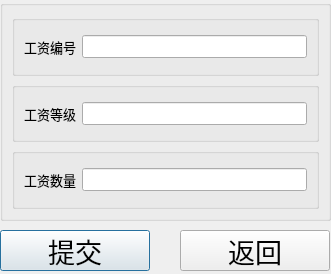
<?xml version="1.0" encoding="UTF-8"?>
<ui version="4.0">
 <class>Dialog</class>
 <widget class="QDialog" name="Dialog">
  <property name="geometry">
   <rect>
    <x>0</x>
    <y>0</y>
    <width>331</width>
    <height>274</height>
   </rect>
  </property>
  <property name="windowTitle">
   <string>Dialog</string>
  </property>
  <widget class="QGroupBox" name="groupBox_total">
   <property name="geometry">
    <rect>
     <x>0</x>
     <y>0</y>
     <width>331</width>
     <height>221</height>
    </rect>
   </property>
   <property name="font">
    <font>
     <pointsize>10</pointsize>
    </font>
   </property>
   <property name="title">
    <string/>
   </property>
   <layout class="QVBoxLayout" name="verticalLayout_2">
    <item>
     <widget class="QGroupBox" name="groupBox_sno">
      <property name="font">
       <font>
        <pointsize>10</pointsize>
       </font>
      </property>
      <property name="title">
       <string/>
      </property>
      <layout class="QHBoxLayout" name="horizontalLayout_12">
       <item>
        <widget class="QLabel" name="label_sno">
         <property name="font">
          <font>
           <pointsize>10</pointsize>
          </font>
         </property>
         <property name="text">
          <string>工资编号</string>
         </property>
        </widget>
       </item>
       <item>
        <widget class="QLineEdit" name="lineEdit_sno">
         <property name="font">
          <font>
           <pointsize>10</pointsize>
          </font>
         </property>
        </widget>
       </item>
      </layout>
     </widget>
    </item>
    <item>
     <widget class="QGroupBox" name="groupBox_slevel">
      <property name="font">
       <font>
        <pointsize>10</pointsize>
       </font>
      </property>
      <property name="title">
       <string/>
      </property>
      <layout class="QHBoxLayout" name="horizontalLayout_10">
       <item>
        <widget class="QLabel" name="label_slevel">
         <property name="font">
          <font>
           <pointsize>10</pointsize>
          </font>
         </property>
         <property name="text">
          <string>工资等级</string>
         </property>
        </widget>
       </item>
       <item>
        <widget class="QLineEdit" name="lineEdit_slevel">
         <property name="font">
          <font>
           <pointsize>10</pointsize>
          </font>
         </property>
        </widget>
       </item>
      </layout>
     </widget>
    </item>
    <item>
     <widget class="QGroupBox" name="groupBox_snumber">
      <property name="font">
       <font>
        <pointsize>10</pointsize>
       </font>
      </property>
      <property name="title">
       <string/>
      </property>
      <layout class="QHBoxLayout" name="horizontalLayout_5">
       <item>
        <widget class="QLabel" name="label_snumber">
         <property name="font">
          <font>
           <pointsize>10</pointsize>
          </font>
         </property>
         <property name="text">
          <string>工资数量</string>
         </property>
        </widget>
       </item>
       <item>
        <widget class="QLineEdit" name="lineEdit_snumber">
         <property name="font">
          <font>
           <pointsize>10</pointsize>
          </font>
         </property>
        </widget>
       </item>
      </layout>
     </widget>
    </item>
   </layout>
  </widget>
  <widget class="QPushButton" name="pushButton_submit">
   <property name="geometry">
    <rect>
     <x>0</x>
     <y>230</y>
     <width>150</width>
     <height>41</height>
    </rect>
   </property>
   <property name="font">
    <font>
     <pointsize>20</pointsize>
    </font>
   </property>
   <property name="text">
    <string>提交</string>
   </property>
  </widget>
  <widget class="QPushButton" name="pushButton_exit">
   <property name="geometry">
    <rect>
     <x>180</x>
     <y>230</y>
     <width>150</width>
     <height>41</height>
    </rect>
   </property>
   <property name="font">
    <font>
     <pointsize>20</pointsize>
    </font>
   </property>
   <property name="text">
    <string>返回</string>
   </property>
  </widget>
 </widget>
 <resources/>
 <connections/>
</ui>
